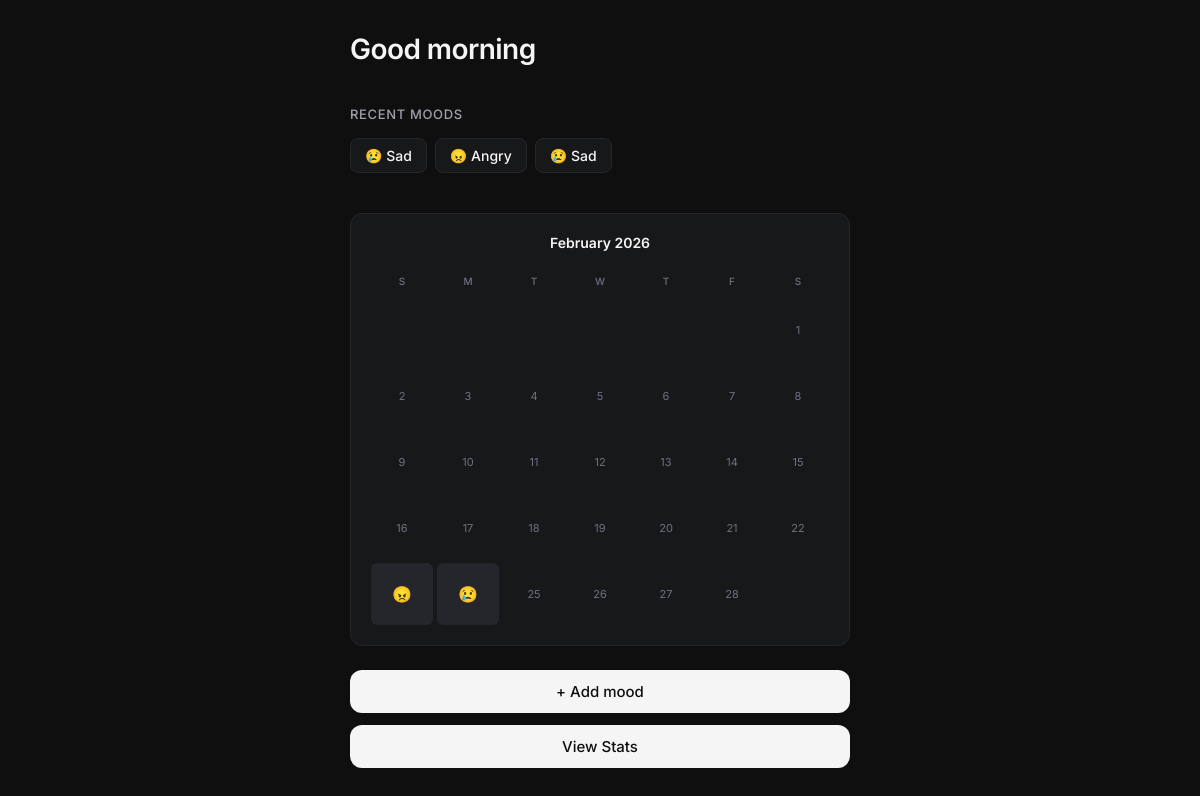
Before: / with the older database file.
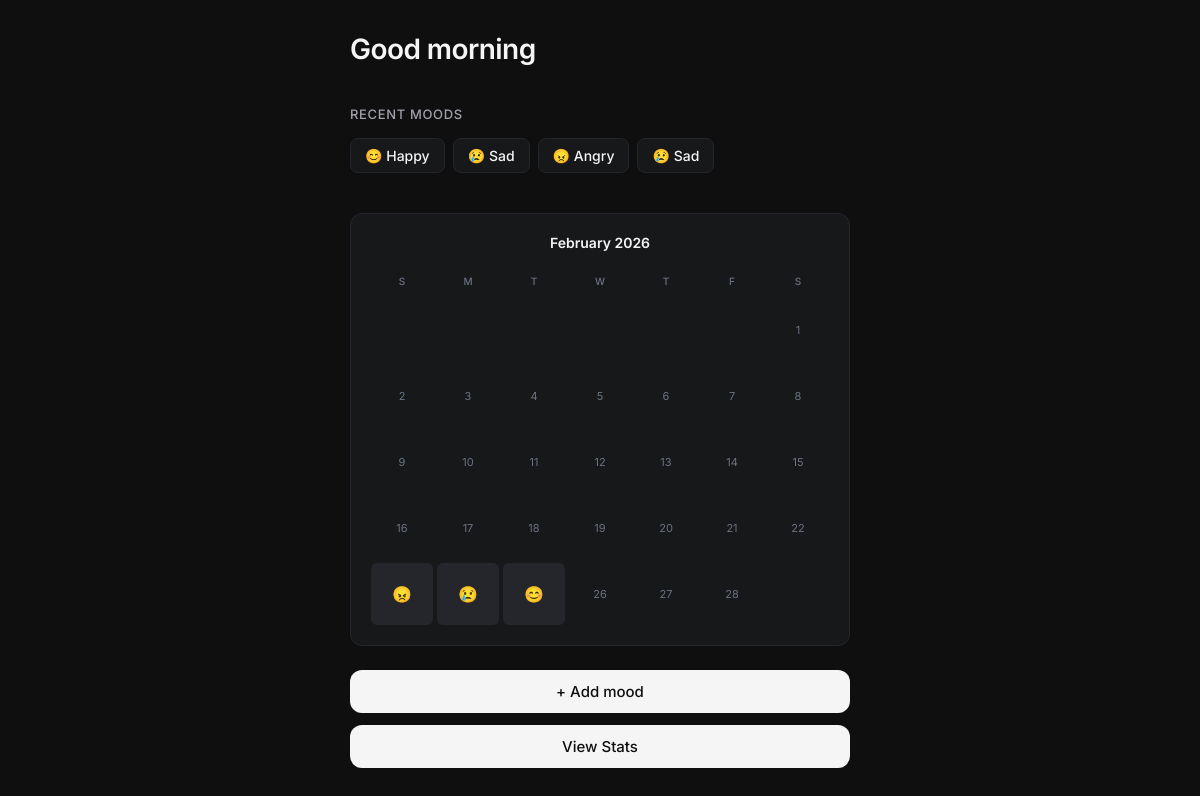
After: the same page with the newer database file.
### tables this page shows
CREATE TABLE moods (
        id INTEGER PRIMARY KEY AUTOINCREMENT,
        mood TEXT,
        date TEXT
        );

### app.py (the view)
@app.route("/")
def home():
    init_db()
    with get_db() as db:
        moods = db.execute("SELECT mood FROM moods ORDER BY id DESC LIMIT 5").fetchall()
        hour = datetime.now().hour
        if hour < 12:
            greeting = "Good morning"
        elif hour < 18:
            greeting = "Good afternoon"
        else:
            greeting = "Good evening"
        now = datetime.now()
        year = now.year
        month = now.month
        month_moods = db.execute(
            "SELECT date, mood FROM moods WHERE strftime('%Y', date) = ? AND strftime('%m', date) = ?",
            (str(year), f"{month:02d}")
        ).fetchall()
        mood_dict = {mood[0]: mood[1] for mood in month_moods}
        first_day_weekday, num_days = monthrange(year, month)
        month_names = ['January', 'February', 'March', 'April', 'May', 'June',
                       'July', 'August', 'September', 'October', 'November', 'December']
        return render_template("home.html",
                             moods=moods,
                             greeting=greeting,
                             mood_dict=mood_dict,
                             year=year,
                             month=month,
                             month_name=month_names[month-1],
                             first_day_weekday=first_day_weekday,
                             num_days=num_days)

### app.py (called while the page is built)
def get_db():
    return sqlite3.connect(DB_PATH)

def init_db():
    with get_db() as db:
        db.execute("""
            CREATE TABLE IF NOT EXISTS moods (
            id INTEGER PRIMARY KEY AUTOINCREMENT,
            mood TEXT,
            date TEXT
            )
        """)

### templates/home.html (shortened to what this page needs)
<!DOCTYPE html>
<html lang="en">
<head>
    <link rel="stylesheet" href="/static/styles.css">
</head>
<body>
    <div class="home-container">
        <h1>{{ greeting }}</h1>
        <div class="recent-moods">
            <h2>Recent moods</h2>
            <div class="mood-list">
                {% for mood in moods %}
                <div class="mood-pill">
                    {% if mood[0] == 'Happy' %}😊
                    {% elif mood[0] == 'Sad' %}😢
                    {% elif mood[0] == 'Angry' %}😠
                    {% elif mood[0] == 'Tired' %}😴
                    {% endif %}
                    {{ mood[0] }}
                </div>
                {% endfor %}
            </div>
        </div>
        <div class="mini-calendar">
            <div class="calendar-title">{{ month_name }} {{ year }}</div>
            <div class="mini-calendar-grid">
                <div class="cal-day-header">S</div>
                <div class="cal-day-header">M</div>
                <div class="cal-day-header">T</div>
                <div class="cal-day-header">W</div>
                <div class="cal-day-header">T</div>
                <div class="cal-day-header">F</div>
                <div class="cal-day-header">S</div>
                {% for day in range(1, num_days + 1) %}
                {% set date_str = "%04d-%02d-%02d"|format(year, month, day) %}
                {% set mood = mood_dict.get(date_str) %}
                <div class="cal-cell {% if mood %}has-mood{% endif %}">
                    {% if mood %}
                        {% if mood == 'Happy' %}😊
                        {% elif mood == 'Sad' %}😢
                        {% elif mood == 'Angry' %}😠
                        {% elif mood == 'Tired' %}😴
                        {% endif %}
                    {% else %}
                    <div class="cal-day">{{ day }}</div>
                    {% endif %}
                </div>
                {% endfor %}
            </div>
        </div>
        <a class="btn" href="/add">+ Add mood</a>
        <a class="btn" href="/stats">View Stats</a>
    </div>
</body>
</html>

Changed rows visible on the page:
added moods: mood "Happy"
Other visible differences:
list line gone: "25"
